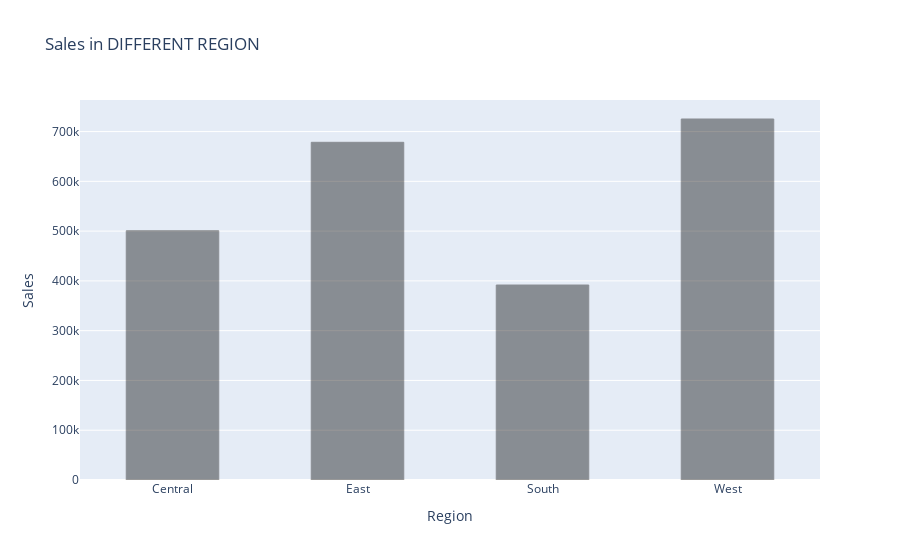

This figure's notebook cell:
### Markdown cell above
<b>Profit is maximum in WEST region and minimum in CENTRAL region. </b>

### Code cell
data=go.Bar(x=['Central','East','South','West'],y=df['Sales'].groupby(df['Region']).agg(sum),marker=dict(color='black', line=dict(color='#000000', width=1), opacity=0.4))
layout=go.Layout(xaxis=dict(title='Region',),
                    yaxis=dict(title='Sales'),bargap=0.5,title = 'Sales in DIFFERENT REGION')
fig=go.FigureWidget(data,layout)

iplot(fig)

### Figure 1 — Plotly figure (JSON) as saved in the notebook; plotly's stock layout.template omitted (floating-point values rounded to 4 significant figures)
{"data": [{"marker": {"color": "black", "line": {"color": "#000000", "width": 1}, "opacity": 0.4}, "type": "bar", "uid": "ec30079c-1ccf-4bfe-b1de-2ae569d550e9", "x": ["Central", "East", "South", "West"], "y": [500800.0, 678400.0, 391700.0, 725300.0]}], "layout": {"bargap": 0.5, "title": {"text": "Sales in DIFFERENT REGION"}, "xaxis": {"title": {"text": "Region"}}, "yaxis": {"title": {"text": "Sales"}}}}
